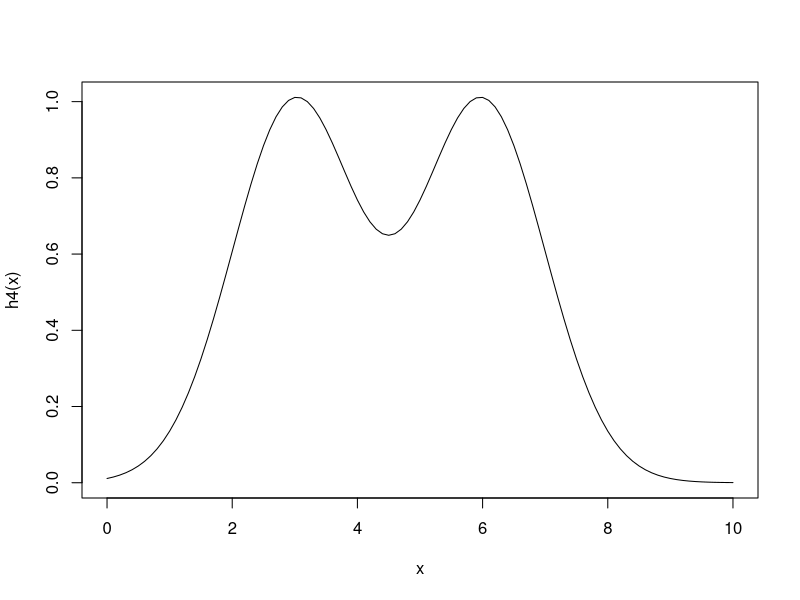
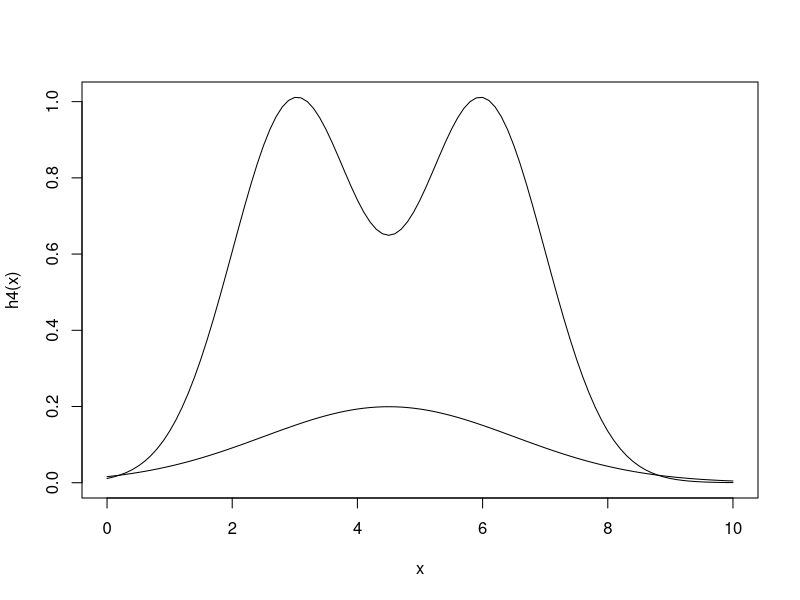

R code for these plots, in order:
## ---- chunk 1
knitr::opts_chunk$set(echo = TRUE)
## ---- chunk 2
tr = (exp(-9/4)+exp(-9))*sqrt(2)/2;tr
## ---- chunk 3
set.seed(1)
n = 1000
h4 <- function(x){
  exp(-0.5*(x-3)^2)+exp(-0.5*(x-6)^2)
}
## ---- chunk 4
curve(h4,0,10)
## ---- chunk 5
norm4.5 <- function(x){
  return((1/(2*sqrt(2*pi)))*exp(-0.125*(x-4.5)^2))
}
curve(h4,0,10)
curve(norm4.5,add = TRUE)
## ---- chunk 6
set.seed(1)
x4 <- rnorm(n,4.5,2)
X4 <- (dnorm(x4)*h4(x4))/norm4.5(x4)
I6 <- mean(X4);I6
e1 = 1.96*sqrt(mean((X4-tr)^2))/sqrt(n);e1
## ---- chunk 7
g4 <- function(x){
  return(0.5/(sqrt(2*pi))*exp(-0.5*(x-3)^2)+0.5/(sqrt(2*pi))*exp(-0.5*(x-6)^2))
}
## ---- chunk 8
set.seed(1)
x4 <- c()
for (i in 1:n) {
  u <- runif(1,0,1)
  if(u<0.5){
    x4[i] <- rnorm(1,3,1)
  }else{
    x4[i] <- rnorm(1,6,1)
  }
}
X4 <- (dnorm(x4)*h4(x4))/g4(x4)
I6 <- mean(X4);I6
#Error bounds at 95% confidence level
e2 = 1.96*sqrt(mean((X4-tr)^2))/sqrt(n);e2
## ---- chunk 9
set.seed(1)
n = 1000
x5 <- -log(runif(n,0,1))+4.5
X5 <- dnorm(x5)/exp(-(x5-4.5))
theta <- mean(X5);theta
#Error bounds at 95% confidence level
e = 1.96*sqrt(mean((X5-3.398*10^(-6))^2))/sqrt(n);e
